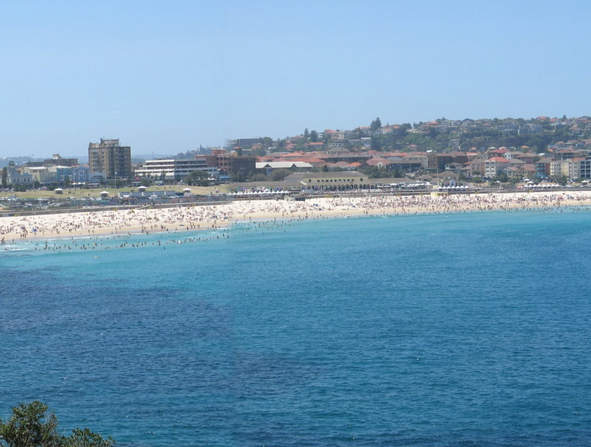
%> input picture demo_files/I2_06_2_stitch1.png, 591 x 447 px
$ octave I2_06_2_myImregcorr.m   (GNU Octave 9; MATLAB toolbox functions it lacks are replaced by stand-ins)
%> lines starting %> are read from the running program, lines starting %| are printed output that depends on the picture
% 初期化
clear; clc, close all, imtool close all;

%% Step 1: 画像の読込み･表示
fixed  = imread('I2_06_2_stitch1.png');
%> fixed is the input picture: size 447x591x3 uint8; mean R, G, B 112.5, 153.2, 181.6
moving = imread('I2_06_2_stitch2.png');
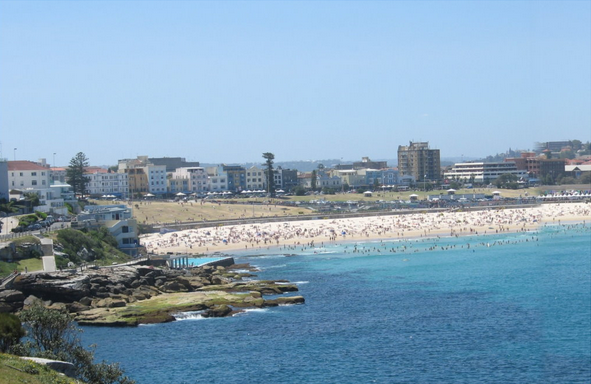
%> input picture demo_files/I2_06_2_stitch2.png, 591 x 384 px
%> moving is the input picture: size 384x591x3 uint8; mean R, G, B 132.1, 161, 182.8
figure; imshowpair(moving,fixed,'montage')
%> after `imshowpair(moving,fixed,'montage')`:
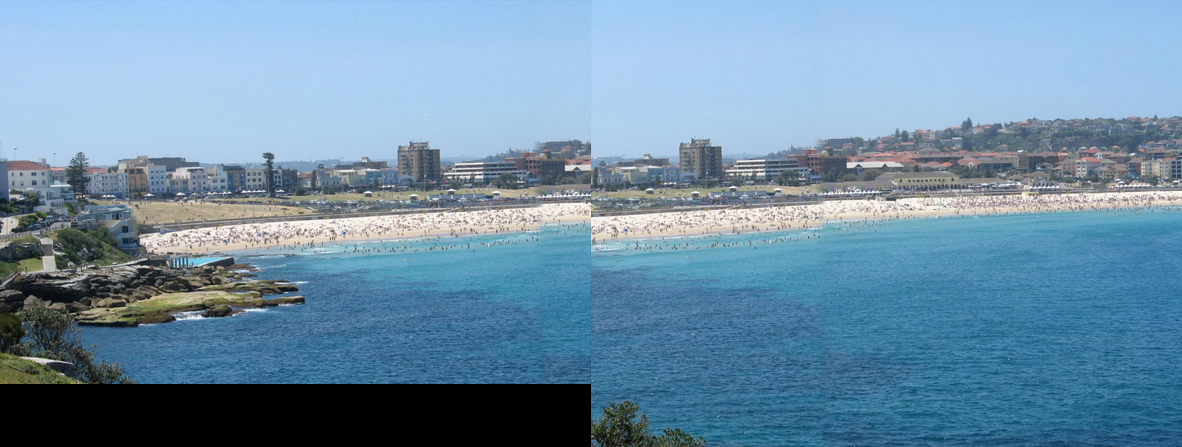
%> displayed picture: size 447x1182x3, on the screen's scale of 0 to 255; mean R, G, B 109.7, 143.3, 167.5

%% Step 2: 位相相関を用いた位置ずれの検出
%          （輝度ベースの最適化手法より大きなずれに強く高速）
%          （輝度ベースの最適化手法の初期値に使用）
%> (the run ends here)
